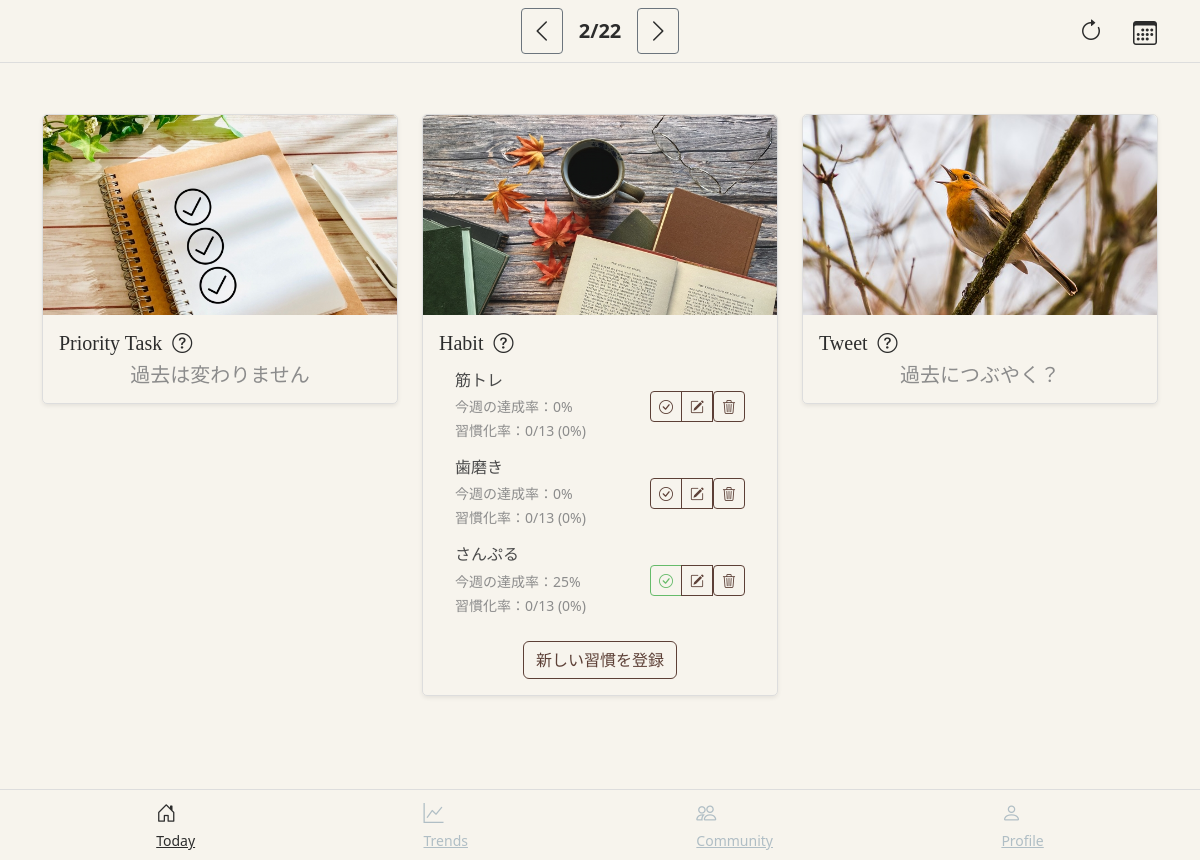
The page /pre/2025-02-23/ (signed in) on the database its author committed.
### Habit/models.py (models this page shows, shortened)
class Habit(models.Model):
    user = models.ForeignKey(User, on_delete=models.CASCADE, related_name='habits')
    name = models.CharField("habit name", max_length=100)
    target_day_per_week = models.PositiveIntegerField("times per week", default=3, validators=[MaxValueValidator(7)])
    successful = models.BooleanField("successful", default=False)
    successful_date = models.DateField("successful date", null=True, blank=True)
    created_at = models.DateField("created date")

### core/views.py (the view, shortened to what this page needs)
# urls.py: path('', DashboardView.as_view(), name='index'),
class DashboardView(LoginRequiredMixin, TemplateView):
    template_name = "core/index.html"
    def get(self, request, *args, **kwargs):
        self.today = timezone.localtime(now()).date()
        if 'post' in kwargs:
            post = kwargs['post']
            post = datetime.strptime(post, '%Y-%m-%d').date()
            self.current_date = post + timedelta(days=1)
        elif 'pre' in kwargs:
            pre = kwargs['pre']
            pre = datetime.strptime(pre, '%Y-%m-%d').date()
            self.current_date = pre - timedelta(days=1)
        else:
            self.current_date = timezone.localtime(now()).date()
        return super().get(request, *args, **kwargs)
    def get_context_data(self, **kwargs):
        context = super().get_context_data(**kwargs)
        context['current_date'] = self.current_date
        context['today'] = self.today
        context['task'] = PriorityTask.objects.filter(user=self.request.user, created_date=self.current_date).first()
        habit_data = []
        start_of_week = self.current_date - timedelta(days=((self.current_date.weekday()+1) % 7))
        end_of_week = start_of_week + timedelta(days=6)
        habits = Habit.objects.filter(user=self.request.user, successful=False)
        for habit in habits:
            weekly_logs = habit.logs.filter(date__range=[start_of_week, end_of_week])
            completed_day = weekly_logs.filter(completed=True).count()
            target = habit.target_day_per_week
            weekly_rate = min(int((completed_day / target) * 100), 100) if target else 0
            current_log = weekly_logs.filter(date=self.current_date).first()
            success_weeks = 0
            creation_date = habit.created_at
            creation_week_start = creation_date - timedelta(days=((creation_date.weekday()+1) % 7))
            start_of_week_today = self.today - timedelta(days=((self.today.weekday()+1) % 7))
            weeks_since_creation = (start_of_week_today - creation_week_start).days // 7
            for week in range(weeks_since_creation + 1):
                week_start = start_of_week_today - timedelta(weeks=week)
                week_end = week_start + timedelta(days=6)
                week_logs = habit.logs.filter(date__range=[week_start, week_end])
                week_completed = week_logs.filter(completed=True).count()
                if week_completed >= target:
                    success_weeks += 1
            success_weeks = min(success_weeks, 13)
            success_percentage = int((success_weeks / 13) * 100) if 13 else 0
            if success_percentage >= 100:
                habit.successful = True
                habit.successful_date = self.today
                habit.save()  # 更新をデータベースに反映
            habit_data.append({
                'habit': habit,
                'weekly_rate': weekly_rate,
                'completed_day': completed_day,
                'target': target,
                'success_weeks': success_weeks,
                'success_percentage': success_percentage,
                'weekly_logs': weekly_logs,
                'current_log': current_log,
            })
        context['habit_data'] = habit_data
        context['tweets'] = Tweet.objects.filter(user=self.request.user, created_at=self.current_date)
        return context

### core/templates/core/index.html (shortened to what this page needs)
{% extends "core/base.html" %}
{% load static %}
{% block header %}
<nav class="navbar fixed-top" style="background-color: #F7F4ED; border-bottom: 1px solid #ddd;">
  <div class="container position-relative">
    <div class="d-flex justify-content-center align-items-center w-100">
      <a class="btn btn-outline-secondary btn-sm text-decoration-none me-2" href="{% url 'core:pre' pre=current_date %}">
        <i class="bi bi-chevron-left fs-4" style="color: #2C2C2C;"></i>
      </a>
      <span class="fw-bold fs-5 mx-2" style="color: #2C2C2C;">{{ current_date|date:'n/j' }}</span>
      <a class="btn btn-outline-secondary btn-sm text-decoration-none ms-2" href="{% url 'core:post' post=current_date %}">
        <i class="bi bi-chevron-right fs-4" style="color: #2C2C2C;"></i>
      </a>
    </div>
    <div class="position-absolute top-0 end-0 d-flex">
      <a class="btn btn-sm text-decoration-none me-2" href="{% url 'core:index' %}">
        <i class="bi bi-arrow-clockwise fs-4" style="color: #2C2C2C;"></i>
      </a>
      <button class="btn text-decoration-none" data-bs-toggle="modal" data-bs-target="#calendarModal">
        <i class="bi bi-calendar3 fs-4" style="color: #2C2C2C;"></i>
      </button>
    </div>
  </div>
</nav>
{% endblock %}
{% block content %}
<div class="container my-5">
  <div class="row">
    <div class="col-12 col-md-4 my-3">
      <div class="card shadow-sm" style="border: 1px solid #ddd; border-radius: 5px;">
        <img src="{% static 'core/images/task.jpg' %}" class="card-img-top" alt="Priority Task Icon" style="object-fit: cover; height: 200px; border-top-left-radius: 5px; border-top-right-radius: 5px;">
        <div class="card-body">
          <h5 class="card-title" style="font-family: 'Bodoni Moda', serif; color: #2C2C2C;">
            Priority Task
            <span tabindex="0"
                data-bs-toggle="popover"
                data-bs-trigger="hover focus"
                data-bs-content="今日の中で特に達成したい3つのタスクを登録します。3つにタスクを絞ることで達成率が上がるという実験結果があります。"
                style="cursor: pointer; margin-left: 5px;">
            <i class="bi bi-question-circle"></i>
          </span>
          </h5>
          {% if task %}
          <ul class="list-group list-group-flush mb-3">
            {% if task.task1 %}
            <li class="list-group-item bg-transparent" style="font-family: 'Roboto', sans-serif; color: #4A4A4A;">{{ task.task1 }}</li>
            {% endif %}
            {% if task.task2 %}
            <li class="list-group-item bg-transparent" style="font-family: 'Roboto', sans-serif; color: #4A4A4A;">{{ task.task2 }}</li>
            {% endif %}
            {% if task.task3 %}
            <li class="list-group-item bg-transparent" style="font-family: 'Roboto', sans-serif; color: #4A4A4A;">{{ task.task3 }}</li>
            {% endif %}
          </ul>
          <div class="text-end">
            <a href="{% url 'PriorityTask:edit' pk=task.id %}" class="btn btn-outline-secondary btn-sm me-2" style="color: #5d4037; border-color: #5d4037;">編集</a>
            <form action="{% url 'PriorityTask:delete' pk=task.id %}" method="POST" class="d-inline" onsubmit="return confirm('本当に削除しますか？')">
              {% csrf_token %}
              <button type="submit" class="btn btn-outline-secondary btn-sm" style="color: #5d4037; border-color: #5d4037;">削除</button>
            </form>
          </div>
          {% elif current_date > today %}
          <p class="h5 mb-0 text-center" style="color: #8C8C8C;">未来は分かりません</p>
          {% elif current_date < today %}
          <p class="h5 mb-0 text-center" style="color: #8C8C8C;">過去は変わりません</p>
          {% endif %}
        </div>
      </div>
    </div>
    <div class="col-12 col-md-4 my-3">
      <div class="card shadow-sm" style="border: 1px solid #ddd; border-radius: 5px;">
        <img src="{% static 'core/images/book.jpg' %}" class="card-img-top" alt="Habit Icon" style="object-fit: cover; height: 200px; border-top-left-radius: 5px; border-top-right-radius: 5px;">
        <div class="card-body">
          <h5 class="card-title" style="font-family: 'Bodoni Moda', serif; color: #2C2C2C;">
            Habit
            <span tabindex="0"
                data-bs-toggle="popover"
                data-bs-trigger="hover focus"
                data-bs-content="13週間(約三か月)で習慣化完了とします。習慣化率は達成できた週が何個あるかを計算し、表示します。"
                style="cursor: pointer; margin-left: 5px;">
            <i class="bi bi-question-circle"></i>
          </span>
          </h5>
          <div class="mb-3">
            {% if habit_data %}
              <ul class="list-group list-group-flush">
                {% for habitdata in habit_data %}
                <li id="habit-card-{{ habitdata.habit.id }}" class="list-group-item d-flex justify-content-between align-items-center bg-transparent" style="border: none;">
                  <div>
                    <h6 class="mb-1" style="font-family: 'Roboto', sans-serif; color: #4A4A4A;">{{ habitdata.habit.name }}</h6>
                    <small class="habit-weekly-rate" style="color: #8C8C8C;">
                      今週の達成率：<span>{{ habitdata.weekly_rate }}</span>%
                    </small><br>
                    <small class="habit-success" style="color: #8C8C8C;">
                      習慣化率：<span class="habit-success-weeks">{{ habitdata.success_weeks }}</span>/13 (<span class="habit-success-percentage">{{ habitdata.success_percentage }}</span>%)
                    </small>
                  </div>
                  <div class="btn-group" role="group">
                    {% if habitdata.current_log %}
                      {% if habitdata.current_log.completed %}
                        <button class="btn btn-outline-success btn-sm habit-log-btn"
                                data-url="{% url 'Habit:HabitLogStatusChangeView' pk=habitdata.current_log.id %}"
                                title="今日達成済み"
                                style="color: #66BB6A; border-color: #66BB6A;">
                          <i class="bi bi-check-circle"></i>
                        </button>
                      {% endif %}
                    {% else %}
                      <button class="btn btn-outline-success btn-sm habit-log-btn"
                              data-url="{% url 'Habit:HabitLogAdd' habit_pk=habitdata.habit.id %}"
                              title="チェックを付けよう"
                              style="color: #5d4037; border-color: #5d4037;">
                        <i class="bi bi-check-circle"></i>
                      </button>
                    {% endif %}
                    <button type="button" class="btn btn-outline-primary btn-sm habit-edit-btn"
                            data-bs-toggle="modal" data-bs-target="#habitModal"
                            data-habit-id="{{ habitdata.habit.id }}"
                            data-habit-name="{{ habitdata.habit.name }}"
                            data-target-day="{{ habitdata.habit.target_day_per_week }}"
                            data-created-date="{{ habitdata.habit.created_at|date:'Y-m-d' }}"
                            style="color: #5d4037; border-color: #5d4037;">
                      <i class="bi bi-pencil-square"></i>
                    </button>
                    <form action="{% url 'Habit:HabitDelete' pk=habitdata.habit.id %}" method="POST" onsubmit="return confirm('本当に削除しますか？')">
                      <button type="submit" class="btn btn-outline-danger btn-sm" style="color: #5d4037; border-color: #5d4037;">
                      <i class="bi bi-trash3"></i>
                      </button>
                    </form>
                  </div>
                </li>
                {% endfor %}
              </ul>
            {% else %}
              <p class="h5 text-center" style="color: #8C8C8C;">習慣が登録されていません。</p>
            {% endif %}
          </div>
          <div class="text-center">
            <button type="button" class="btn btn-outline-secondary" data-bs-toggle="modal" data-bs-target="#habitModal"
                    style="color: #5d4037; border-color: #5d4037;">
              新しい習慣を登録
            </button>
          </div>
        </div>
      </div>
    </div>
    <div class="col-12 col-md-4 my-3">
      <div class="card shadow-sm" style="border: 1px solid #ddd; border-radius: 5px;">
        <img src="{% static 'core/images/bird-2119874_640.jpg' %}" class="card-img-top" alt="Tweet Icon" style="object-fit: cover; height: 200px; border-top-left-radius: 5px; border-top-right-radius: 5px;">
        <div class="card-body">
          <h5 class="card-title" style="font-family: 'Bodoni Moda', serif; color: #2C2C2C;">
            Tweet
            <span tabindex="0"
                data-bs-toggle="popover"
                data-bs-trigger="hover focus"
                data-bs-content="考えたことのメモとして、日記として、思うままにご活用ください。"
                style="cursor: pointer; margin-left: 5px;">
            <i class="bi bi-question-circle"></i>
          </span>
          </h5>
          {% if tweets %}
            {% for tweet in tweets %}
            <div class="mb-3">
              <div class="p-3 d-flex justify-content-between align-items-center"
                  style="background-color: #F7F4ED; border: 1px solid #ddd; border-radius: 15px; font-family: 'Roboto', sans-serif; color: #4A4A4A;">
                <div class="flex-grow-1 me-3">
                  {{ tweet.content }}
                </div>
                <form action="{% url 'Tweet:delete' pk=tweet.id %}" method="POST" class="m-0">
                  {% csrf_token %}
                  <button type="submit" class="btn btn-sm btn-outline-danger" title="削除" style="color: #5d4037; border-color: #5d4037;">
                    <i class="bi bi-trash3"></i>
                  </button>
                </form>
              </div>
            </div>
            {% endfor %}
          {% elif current_date > today %}
          <p class="h5 mb-0 text-center" style="color: #8C8C8C;">未来につぶやく？</p>
          {% elif current_date < today %}
          <p class="h5 mb-0 text-center" style="color: #8C8C8C;">過去につぶやく？</p>
          {% endif %}
        </div>
      </div>
    </div>
  </div>
</div>
{% endblock %}
{% block footer %}
<nav class="navbar fixed-bottom" style="background-color: #F7F4ED; border-top: 1px solid #ddd;">
  <div class="container d-flex justify-content-around">
    <a href="{% url 'core:index' %}" class="nav-button active">
      <i class="bi bi-house-door fs-5"></i><br><small>Today</small>
    </a>
    <a href="#" class="nav-button" onclick="alert('Trends画面は未実装'); return false;">
      <i class="bi bi-graph-up fs-5"></i><br><small>Trends</small>
    </a>
    <a href="#" class="nav-button" onclick="alert('Community画面は未実装'); return false;">
      <i class="bi bi-people fs-5"></i><br><small>Community</small>
    </a>
    <a href="{% url 'core:profile' %}" class="nav-button">
      <i class="bi bi-person fs-5"></i><br><small>Profile</small>
    </a>
  </div>
</nav>
{% endblock %}

### core/static/core/css/style.css (style rules this page uses)
body, header, main, footer { background-color: #F7F4ED !important; }
.card, .container { background-color: transparent !important; }
.navbar.fixed-top { padding-top: calc(0.5rem + env(safe-area-inset-top)); background-color: #f8f9fa; }
.navbar.fixed-bottom { padding: 0.5rem 0; padding-bottom: calc(0.5rem + env(safe-area-inset-bottom)); background-color: #f8f9fa; }
.nav-button { color: #B0BEC5; transition: color 0.3s; }
.nav-button.active { color: #2C2C2C; }

### rows shown on the page
Habit: habit.name "筋トレ", weekly_rate "0", success_weeks "0", success_percentage "0"
Habit: habit.name "歯磨き", weekly_rate "0", success_weeks "0", success_percentage "0"
Habit: habit.name "さんぷる", weekly_rate "25", success_weeks "0", success_percentage "0"

### other values the page prints
{{ current_date|date:'n/j' }} "2/22"
